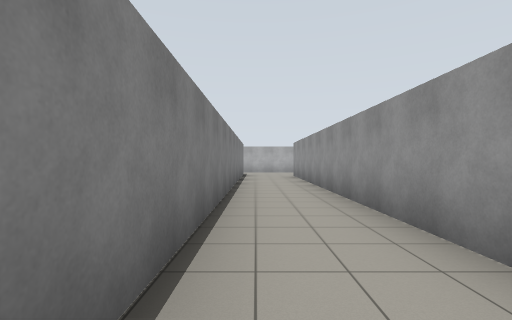
view 1 (above)

18 first-person views from a walk through a Gazebo world. The camera is 1.2 m above the floor, looks level and sees 85° across. The floor is counted in squares, 2 m on a side. Each view is taken from the middle of a square. On the plan, view 1 faces up. The plan holds only what a view shows up to about 9 squares ahead; the rest is blank.

view 2
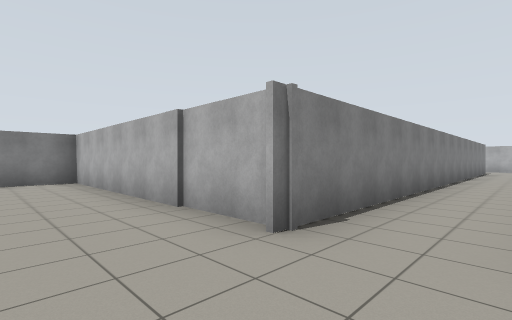

view 3
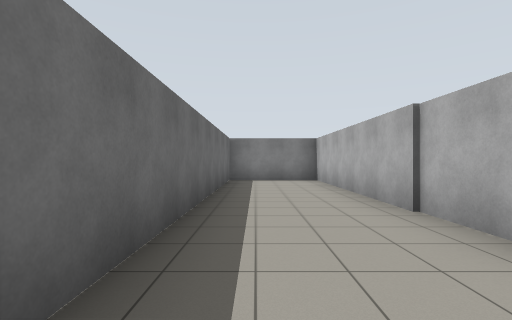

view 4
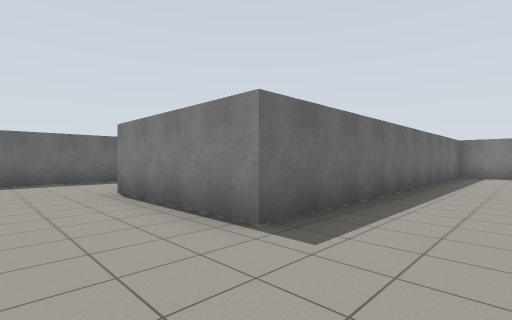

view 5
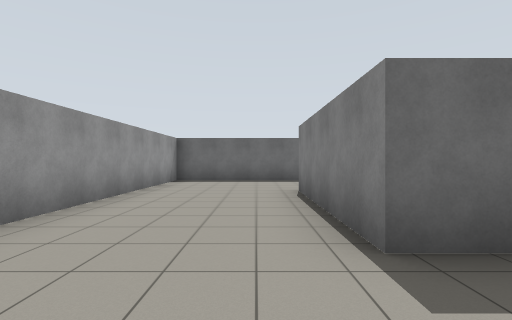

view 6
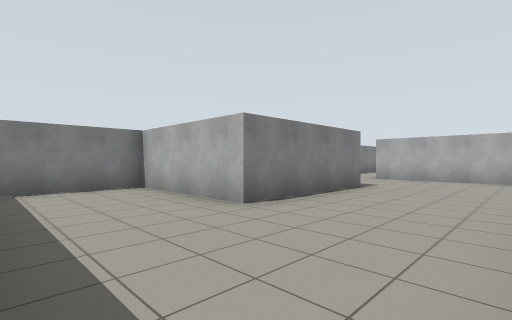

view 7
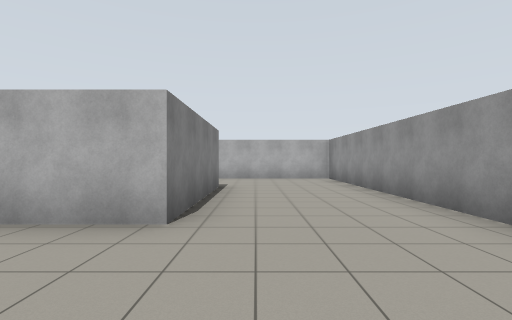

view 8
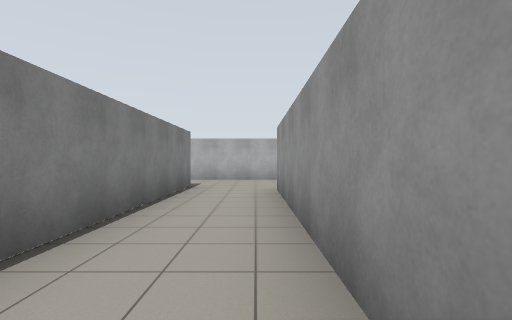

view 9
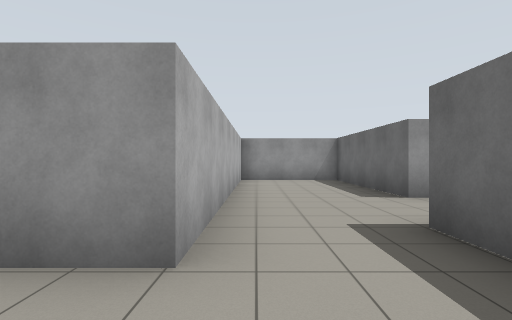

view 10
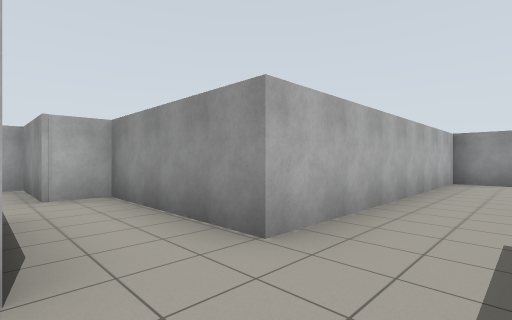

view 11
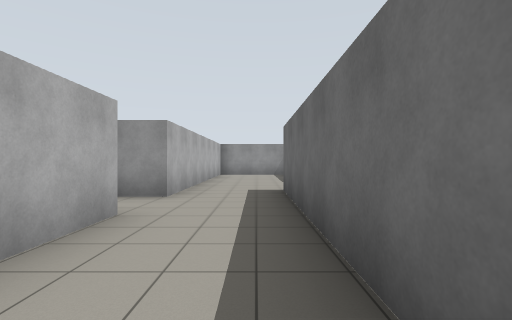

view 12
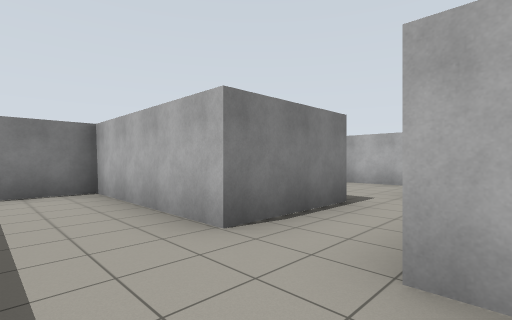

view 13
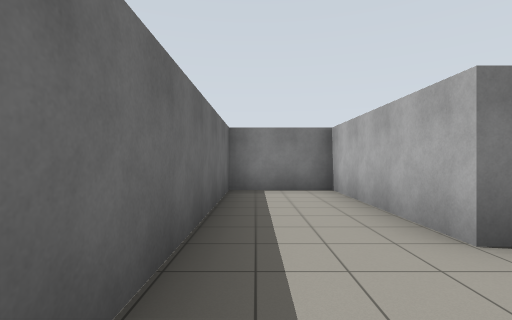

view 14
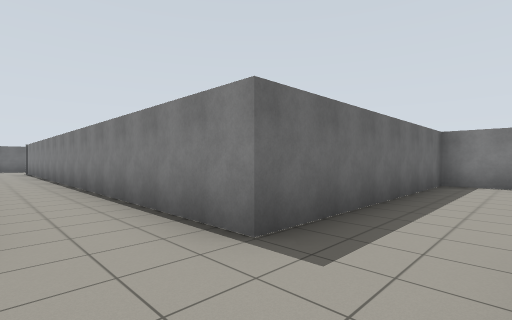

view 15
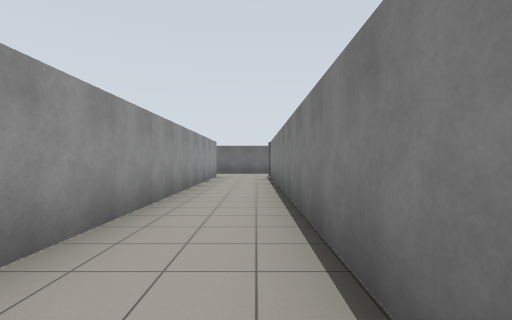

view 16
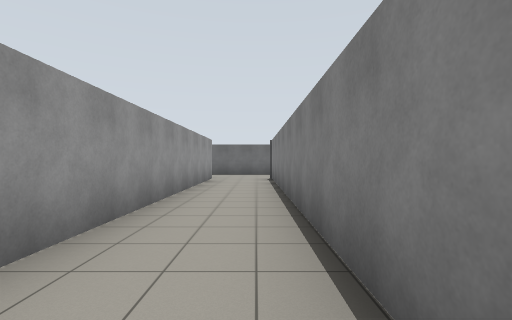

view 17
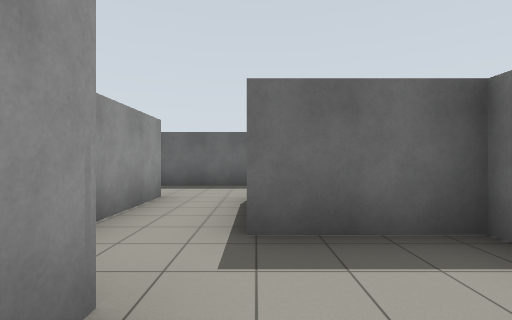

view 18
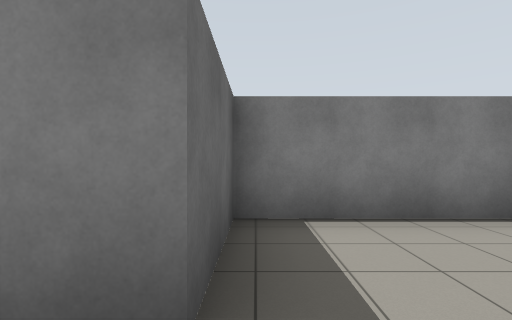

### Floor plan
Points are (right, up) in squares from view 1. A wall is a line through its corners. A room is listed if a view was taken in it or the views show most of it. See-through windows are left out.
Room 1 (views 1, 2, 3, 8, 12, 13, 14, 15, 16)
walls: (-0.4, -2.1) (-7.4, -2.1) (-7.4, -4.8) (2.2, -4.8); (2.6, -2.1) (1.4, -2.1) (1.4, 10.6) (5.3, 10.6) (5.3, 13.4) (-1.5, 13.4); (-1.5, 11.5) (-0.5, 11.5) (-0.5, -2.4)
ways out: opening at (2, -3.5) to room 2; opening at (-1, 12.5) to room 3
Room 2 (views 4, 5, 6, 7)
walls: (2.2, -4.8) (2.2, -8.4) (-1.1, -8.4) (-1.1, -10.8); (1.1, -11.3) (5.3, -11.3) (5.3, -2.1) (2.6, -2.1)
ways out: opening at (2, -3.5) to room 1
Room 3 (views 9, 10, 11)
walls: (-1.5, 13.4) (-1.5, 15.4); (-2.9, 15.8) (-2.9, 13.4) (-6.6, 13.4) (-6.6, 11.5) (-1.5, 11.5)
ways out: opening at (-1, 12.5) to room 1; opening at (-2, 14.5) to room 4
Room 4 (views 17, 18)
walls: (-1.5, 15.4) (-1.5, 16.9) (-2.4, 16.9) (-2.4, 19.1) (-4.6, 19.1); (-4.9, 18.6) (-4.9, 15.8) (-2.9, 15.8)
ways out: opening at (-2, 14.5) to room 3

Positions as (right, up) in squares from view 1, and headings:
1: (0, 0), facing up
2: (1, -4), facing up-left
3: (1, -4), facing left
4: (4, -3), facing down-left
5: (3, -3), facing down
6: (5, -11), facing up-left
7: (3, -11), facing up
8: (1, 5), facing up
9: (-3, 13), facing right
10: (-3, 12), facing up-right
11: (-6, 12), facing right
12: (-1, 12), facing up-left
13: (-1, 12), facing left
14: (1, 13), facing down-left
15: (0, 8), facing down
16: (0, 7), facing down
17: (-3, 18), facing down
18: (-2, 16), facing left
